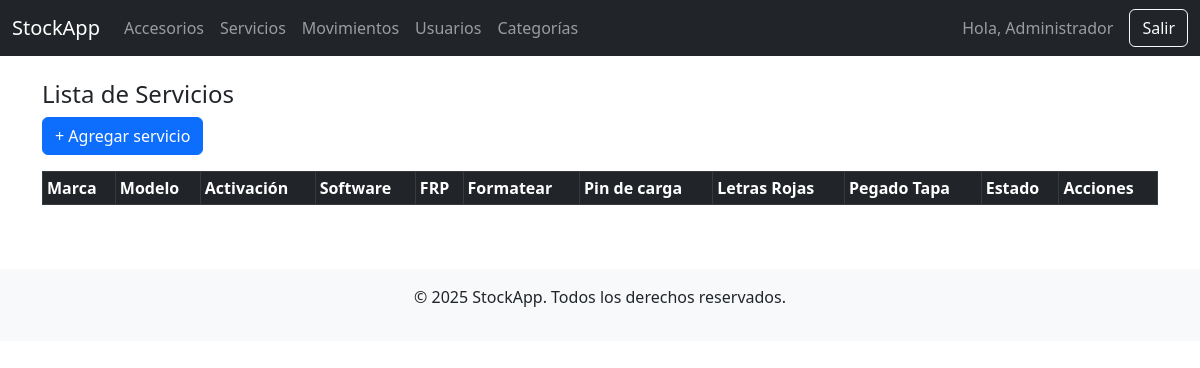
Before: /servicios/listar.php (signed in) with the older database file.
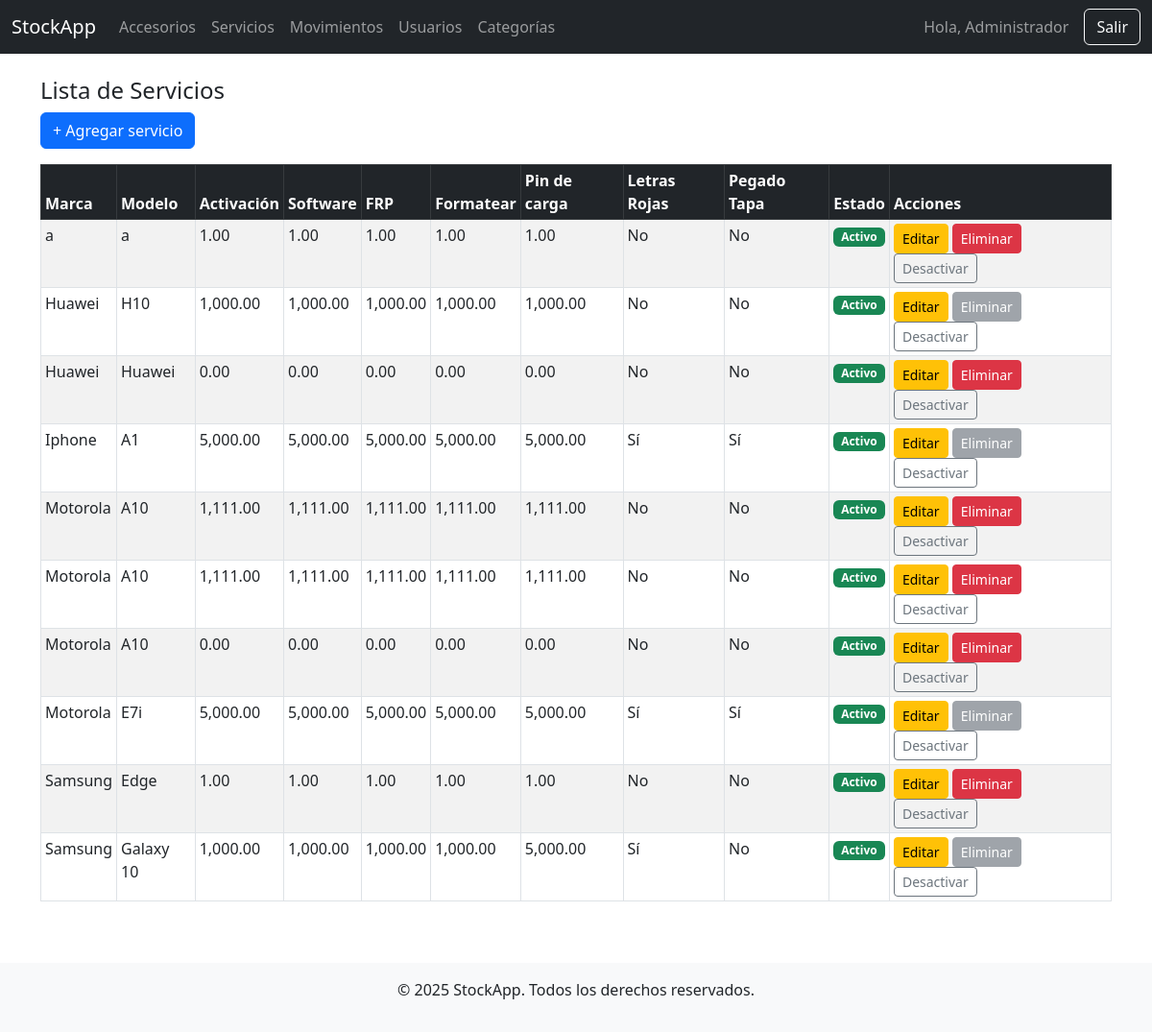
After: the same page with the newer database file.
### tables this page shows
CREATE TABLE `servicios` (
  `id` int(11) NOT NULL,
  `marca` varchar(100) NOT NULL,
  `modelo` varchar(100) NOT NULL,
  `activacion` decimal(10,2) DEFAULT 0.00,
  `software` decimal(10,2) DEFAULT 0.00,
  `frp` decimal(10,2) DEFAULT 0.00,
  `formatear` decimal(10,2) DEFAULT 0.00,
  `pin_de_carga` decimal(10,2) DEFAULT 0.00,
  `letras_rojas` tinyint(1) DEFAULT 0,
  `pegado_tapa` tinyint(1) DEFAULT 0,
  `activo` tinyint(1) DEFAULT 1,
  `creado_en` timestamp NOT NULL DEFAULT current_timestamp()
);

### servicios/listar.php (the view, shortened to what this page needs)
<?php
require_once '../config/database.php';
include '../includes/header.php';
include '../includes/navbar.php';
$servicios = $pdo->query("SELECT * FROM servicios ORDER BY marca, modelo")->fetchAll();
?>
<div class="container mt-4">
    <h4>Lista de Servicios</h4>
    <a href="crear.php" class="btn btn-primary mb-3">+ Agregar servicio</a>
    <div class="table-responsive">
        <table class="table table-sm table-bordered table-hover table-striped">
            <thead class="table-dark">
                <tr>
                    <th>Marca</th>
                    <th>Modelo</th>
                    <th>Activación</th>
                    <th>Software</th>
                    <th>FRP</th>
                    <th>Formatear</th>
                    <th>Pin de carga</th>
                    <th>Letras Rojas</th>
                    <th>Pegado Tapa</th>
                    <th>Estado</th>
                    <th>Acciones</th>
                </tr>
            </thead>
            <tbody>
                <?php foreach ($servicios as $s): ?>
                    <?php
                        $stmt = $pdo->prepare("SELECT COUNT(*) FROM movimientos WHERE sector = 'servicio' AND item_id = ?");
                        $stmt->execute([$s['id']]);
                        $tiene_movimientos = $stmt->fetchColumn() > 0;
                    ?>
                    <tr class="<?= $s['activo'] ? '' : 'table-secondary' ?>">
                        <td><?= htmlspecialchars($s['marca']) ?></td>
                        <td><?= htmlspecialchars($s['modelo']) ?></td>
                        <td><?= number_format($s['activacion'], 2) ?></td>
                        <td><?= number_format($s['software'], 2) ?></td>
                        <td><?= number_format($s['frp'], 2) ?></td>
                        <td><?= number_format($s['formatear'], 2) ?></td>
                        <td><?= number_format($s['pin_de_carga'], 2) ?></td>
                        <td><?= $s['letras_rojas'] ? 'Sí' : 'No' ?></td>
                        <td><?= $s['pegado_tapa'] ? 'Sí' : 'No' ?></td>
                        <td>
                            <?php if ($s['activo']): ?>
                                <span class="badge bg-success">Activo</span>
                            <?php else: ?>
                                <span class="badge bg-secondary">Inactivo</span>
                            <?php endif; ?>
                        </td>
                        <td>
                            <a href="editar.php?id=<?= $s['id'] ?>" class="btn btn-sm btn-warning">Editar</a>
                            <?php if ($tiene_movimientos): ?>
                                <button class="btn btn-sm btn-secondary" disabled title="Ya tiene movimientos">Eliminar</button>
                            <?php else: ?>
                                <a href="eliminar.php?id=<?= $s['id'] ?>" class="btn btn-sm btn-danger" onclick="return confirm('¿Eliminar este servicio?')">Eliminar</a>
                            <?php endif; ?>
                            <a href="estado.php?id=<?= $s['id'] ?>" class="btn btn-sm <?= $s['activo'] ? 'btn-outline-secondary' : 'btn-outline-success' ?>">
                                <?= $s['activo'] ? 'Desactivar' : 'Activar' ?>
                            </a>
                        </td>
                    </tr>
                <?php endforeach; ?>
            </tbody>
        </table>
    </div>
</div>
<?php include '../includes/footer.php'; ?>

Changed rows visible on the page:
added servicios: marca "a", modelo "a", activacion "1.00", software "1.00", frp "1.00", formatear "1.00", pin_de_carga "1.00", letras_rojas "No", pegado_tapa "No", activo "Activo"
added servicios: marca "Huawei", modelo "H10", activacion "1,000.00", software "1,000.00", frp "1,000.00", formatear "1,000.00", pin_de_carga "1,000.00", letras_rojas "No", pegado_tapa "No", activo "Activo", shows "Eliminar"
added servicios: marca "Huawei", modelo "Huawei", activacion "0.00", software "0.00", frp "0.00", formatear "0.00", pin_de_carga "0.00", letras_rojas "No", pegado_tapa "No", activo "Activo"
added servicios: marca "Iphone", modelo "A1", activacion "5,000.00", software "5,000.00", frp "5,000.00", formatear "5,000.00", pin_de_carga "5,000.00", letras_rojas "Sí", pegado_tapa "Sí", activo "Activo", shows "Eliminar"
added servicios: marca "Motorola", modelo "A10", activacion "1,111.00", software "1,111.00", frp "1,111.00", formatear "1,111.00", pin_de_carga "1,111.00", letras_rojas "No", pegado_tapa "No", activo "Activo"
added servicios: marca "Motorola", modelo "A10", activacion "1,111.00", software "1,111.00", frp "1,111.00", formatear "1,111.00", pin_de_carga "1,111.00", letras_rojas "No", pegado_tapa "No", activo "Activo"
added servicios: marca "Motorola", modelo "A10", activacion "0.00", software "0.00", frp "0.00", formatear "0.00", pin_de_carga "0.00", letras_rojas "No", pegado_tapa "No", activo "Activo"
added servicios: marca "Motorola", modelo "E7i", activacion "5,000.00", software "5,000.00", frp "5,000.00", formatear "5,000.00", pin_de_carga "5,000.00", letras_rojas "Sí", pegado_tapa "Sí", activo "Activo", shows "Eliminar"
added servicios: marca "Samsung", modelo "Edge", activacion "1.00", software "1.00", frp "1.00", formatear "1.00", pin_de_carga "1.00", letras_rojas "No", pegado_tapa "No", activo "Activo"
added servicios: marca "Samsung", modelo "Galaxy 10", activacion "1,000.00", software "1,000.00", frp "1,000.00", formatear "1,000.00", pin_de_carga "5,000.00", letras_rojas "Sí", pegado_tapa "No", activo "Activo", shows "Eliminar"
